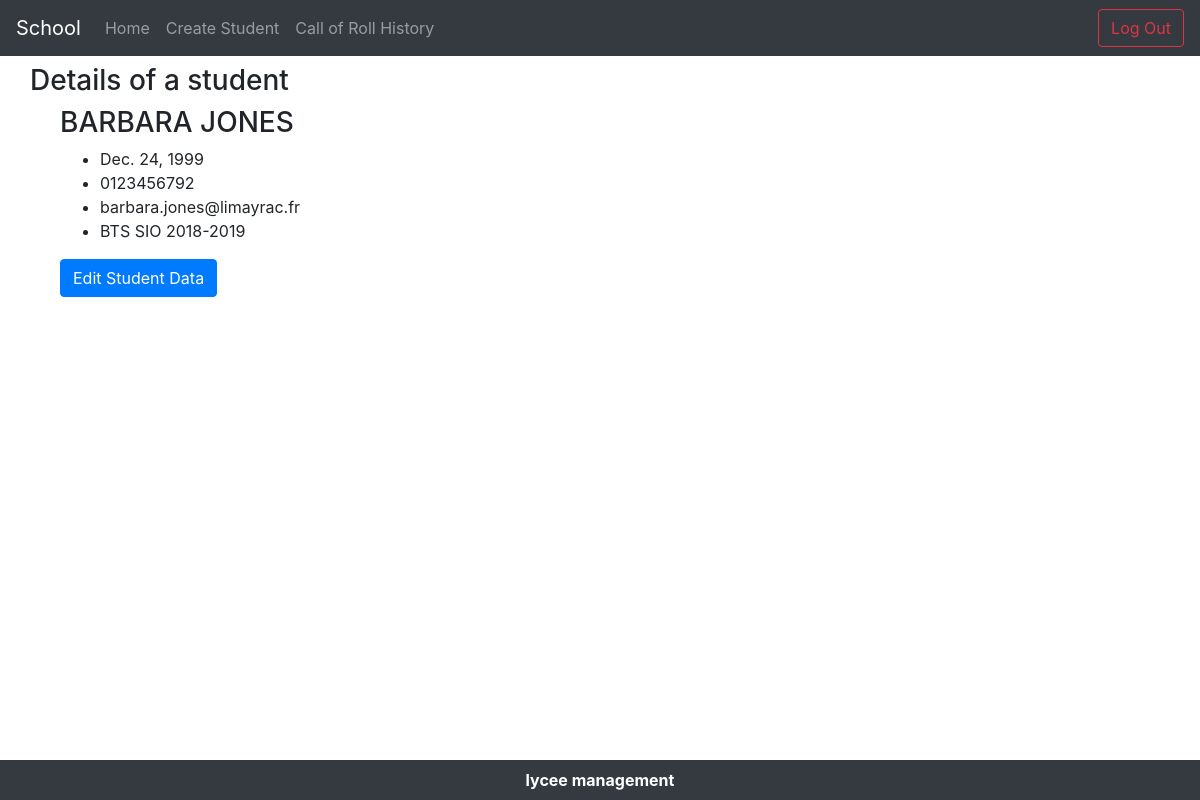
Page /lycee/student/8 (signed in) on the committed database.
### lycee/models.py (models this page shows, shortened)
class Student(models.Model):
  first_name = models.CharField(
    max_length=50,
    blank=False,
    null=False
    )
  birth_date = models.DateField(
    verbose_name='date of birth',
    blank=False,
    null=True
    )
  last_name = models.CharField(
    verbose_name="lastname",
    help_text="last name of the student",
    blank=False, # pas de champ vide
    null=False, # pas de champ null (a conjuguer avec default
    max_length=255, # taille maximale du champ
    )
  phone = models.CharField(
    verbose_name="phonenumber",
    help_text="phone number of the student",
    blank=False, # pas de champ vide
    null=False, # pas de champ null (a conjuguer avec default
    default="0999999999",
    max_length=10, # taille maximale du champ
    )
  email = models.EmailField(
    verbose_name="email",
    help_text="phone number of the student",
    blank=False, # pas de champ vide
    null=False, # pas de champ null (a conjuguer avec default
    default="x@y.z",
    max_length=255, # taille maximale du champ
    )
  comments = models.CharField(
    verbose_name="comments",
    help_text="some comments about the student",
    blank=True,
    null=False, # pas de champ null (a conjuguer avec default
    max_length=255, # taille maximale du champ
    )
  cursus = models.ForeignKey(
    Cursus,
    on_delete=models.CASCADE, # necessaire selon la version de Django
    null=True
    )

class Cursus(models.Model):
  name = models.CharField(
    max_length=50,
    blank=False,
    null=True,
    default='aucun'
  )
  year_from_bac = models.SmallIntegerField(
    help_text ="year since le bac",
    verbose_name="year",
    blank=False,
    null=True,
    default=0
  )
  scholar_year = models.CharField(
    max_length=9,
    blank=False,
    null=True,
    default='0000-00001'
  )
  def __str__(self):
    return self.name + " " + self.scholar_year

### lycee/views.py (the view)
# urls.py: url(r'^student/(?P<student_id>[0-9]+)$', views.detail_student, name='detail_student'),
def detail_student(request,student_id):
  checkUserAuth(request)
  result_list = get_object_or_404(Student, pk=student_id)
  context = {'student': result_list}
  return render (request, 'lycee/student/detail_student.html' , context)

### lycee/views.py (called while the page is built)
def checkUserAuth(request):
  if not request.user.is_authenticated:
    return HttpResponseForbidden()

### lycee/templates/lycee/student/detail_student.html
{% extends "master.html" %}
{% if student %}
    {% block title %}
        Details of a student
    {% endblock %}
    {% block content %}
      <div class="container">
        <div class="row">
          <div class = "col">
            <h3>{{student.first_name }} {{student.last_name}}</h3>
            <ul>
                <li>{{student.birth_date}}</li>
                <li>{{student.phone}}</li>
                <li>{{student.email|lower}}</li>
                <li>{{student.cursus}}</li>
            </ul>
          </div>
        </div>
        <a class="btn btn-primary mb-2 text-white" href="/lycee/student/edit/{{student.id}}">Edit Student Data</a>
      </div>
    {% endblock %}
{% else %}
     <p>No student to show.</p>
{% endif %}

### rows in the picture
Student: first_name "BARBARA", last_name "JONES", birth_date "Dec. 24, 1999", phone "0123456792", email "barbara.jones@limayrac.fr", cursus "BTS SIO 2018-2019"
